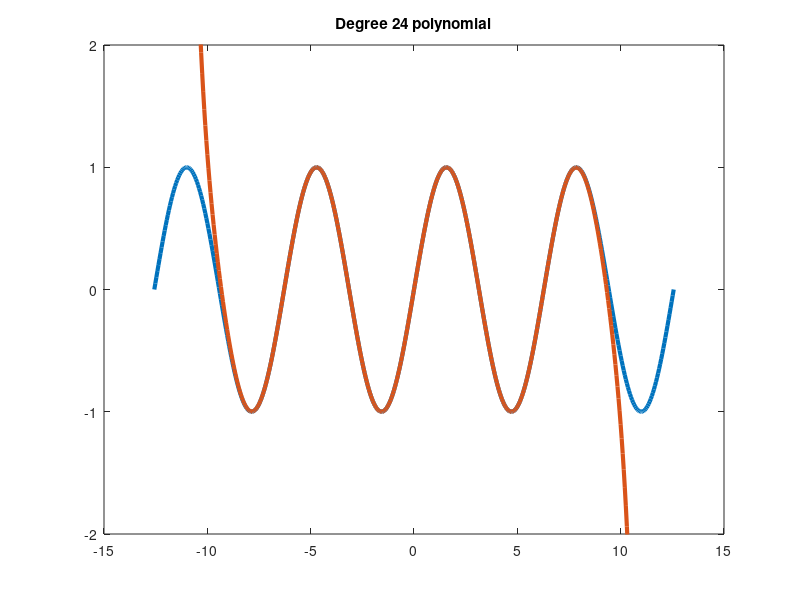

Source code (MATLAB):
% Taylor polynomial demo
close all;
figure();
set(gcf,'Units', 'Normalized', 'OuterPosition', [0 0 1 1]);
x = linspace(-4*pi, 4*pi, 500);
y = sin(x);
y2 = 0*x;
for (i = 1:24)
    clf
    plot(x, y, 'linewidth', 3);
    hold on;
    if (mod(i, 4) == 1) % 1, 5, 9, ...
        y2 = y2 + (1/factorial(i)) * x.^i;
    elseif (mod(i, 4) == 3)  % 3, 7, 11, ....
        y2 = y2 - (1/factorial(i)) * x.^i;
    end
    
    plot(x, y2, 'linewidth', 3);
    title(sprintf('Degree %d polynomial', i));
    ylim([-2, 2]);
    pause(1);
end
